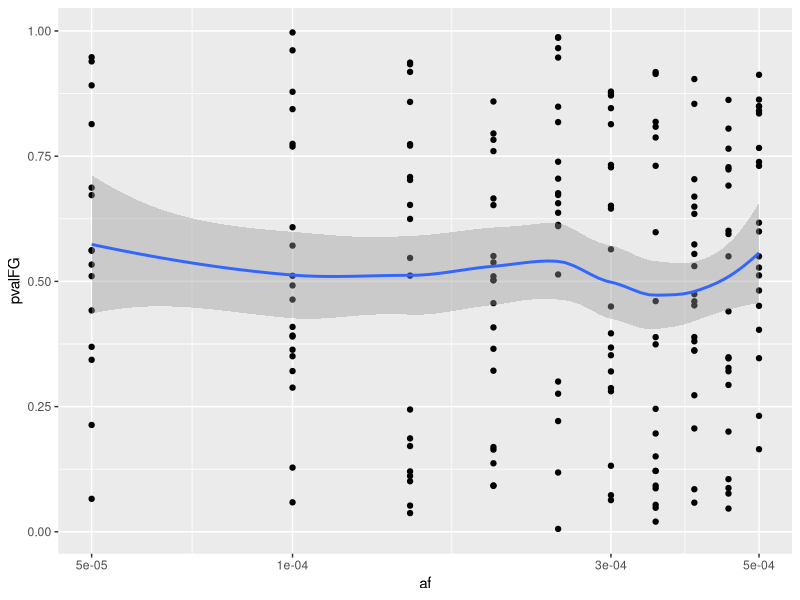
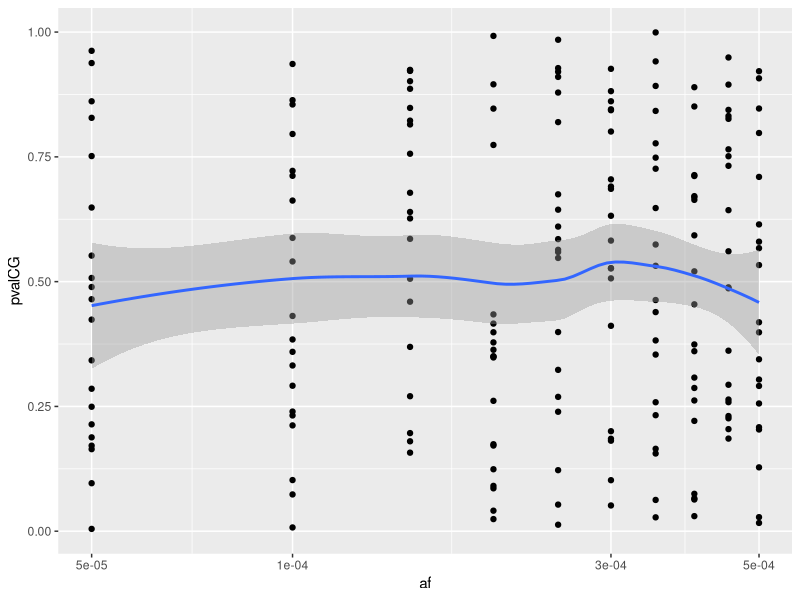

The R source for these figures, in order:
## ---- chunk 1
library(dplyr)
library(tidyr)
library(ggplot2)
## ---- chunk 2
# adapted from https://github.com/MRCIEU/mrtwin_power/blob/master/scripts/sib_mr_functions.r
# 3 sibs per family
# skewed phenotype
make_families <- function(af, nfam, error=0) {
	nsnp <- length(af)
	dads <- matrix(0, nfam, nsnp)
	mums <- matrix(0, nfam, nsnp)
	sibs1 <- matrix(0, nfam, nsnp)
	sibs2 <- matrix(0, nfam, nsnp)
    sibs3 <- matrix(0, nfam, nsnp)
	for(i in 1:nsnp)
	{
		dad1 <- rbinom(nfam, 1, af[i]) + 1
		dad2 <- (rbinom(nfam, 1, af[i]) + 1) * -1
		mum1 <- rbinom(nfam, 1, af[i]) + 1
		mum2 <- (rbinom(nfam, 1, af[i]) + 1) * -1

		dadindex <- sample(c(TRUE, FALSE), nfam, replace=TRUE)
		dadh <- rep(NA, nfam)
		dadh[dadindex] <- dad1[dadindex]
		dadh[!dadindex] <- dad2[!dadindex]

		mumindex <- sample(c(TRUE, FALSE), nfam, replace=TRUE)
		mumh <- rep(NA, nfam)
		mumh[mumindex] <- mum1[mumindex]
		mumh[!mumindex] <- mum2[!mumindex]

		sib1 <- cbind(dadh, mumh)

		dadindex <- sample(c(TRUE, FALSE), nfam, replace=TRUE)
		dadh <- rep(NA, nfam)
		dadh[dadindex] <- dad1[dadindex]
		dadh[!dadindex] <- dad2[!dadindex]

		mumindex <- sample(c(TRUE, FALSE), nfam, replace=TRUE)
		mumh <- rep(NA, nfam)
		mumh[mumindex] <- mum1[mumindex]
		mumh[!mumindex] <- mum2[!mumindex]

		sib2 <- cbind(dadh, mumh)

		dadindex <- sample(c(TRUE, FALSE), nfam, replace=TRUE)
		dadh <- rep(NA, nfam)
		dadh[dadindex] <- dad1[dadindex]
		dadh[!dadindex] <- dad2[!dadindex]

		mumindex <- sample(c(TRUE, FALSE), nfam, replace=TRUE)
		mumh <- rep(NA, nfam)
		mumh[mumindex] <- mum1[mumindex]
		mumh[!mumindex] <- mum2[!mumindex]

		sib3 <- cbind(dadh, mumh)

		sibs1[,i] <- rowSums(abs(sib1) - 1)
		sibs2[,i] <- rowSums(abs(sib2) - 1)
		sibs3[,i] <- rowSums(abs(sib3) - 1)
		dads[,i] <- dad1 - 1 + abs(dad2) - 1
		mums[,i] <- mum1 - 1 + abs(mum2) - 1

	}

    sibs1 <- as_tibble(sibs1)
    sibs2 <- as_tibble(sibs2)
    sibs3 <- as_tibble(sibs3)
    sdat <- bind_rows(
        tibble(fid = 1:nfam, iid = paste0(1:nfam, "a"), sibs1),
        tibble(fid = 1:nfam, iid = paste0(1:nfam, "b"), sibs2),
        tibble(fid = 1:nfam, iid = paste0(1:nfam, "b"), sibs3)
    )
	sdat$V1 <- sdat$V1 + rnorm(nrow(sdat), 0, sd=error)
    sdat <- sdat %>% group_by(fid) %>%
        mutate(
            FG = mean(V1), 
            CG = FG - V1, 
            sex = rbinom(n(), 1, 0.5),
            phen = rbeta(n(), 1, 5)
        ) %>% 
        ungroup()

    return(sdat)
}
## ---- chunk 3
a <- make_families(0.01, 10000)
str(a)
summary(lm(phen ~ FG + CG, a))
## ---- chunk 4
param <- expand.grid(
    nsim = 1:20,
    af = c(seq(0.00005, 0.0005, by=0.00005)),
    pvalCG = NA,
    pvalFG = NA
)

res <- lapply(1:nrow(param), \(i) {
    a <- make_families(param$af[i], 10000)

    tryCatch({
        res <- summary(lm(phen ~ CG + FG + sex, a))
        p <- param[i, ]
        p$pvalCG <- res$coef[2,4]
        p$pvalFG <- res$coef[3,4]
    }, error = function(e) {
        return(NULL)
    })
    return(p)
}) %>% bind_rows()
## ---- chunk 5
ggplot(res, aes(x=af, y=pvalFG)) +
geom_point() +
geom_smooth() +
scale_x_log10()
## ---- chunk 6
ggplot(res, aes(x=af, y=pvalCG)) +
geom_point() +
geom_smooth() +
scale_x_log10()
## ---- chunk 7
sessionInfo()
